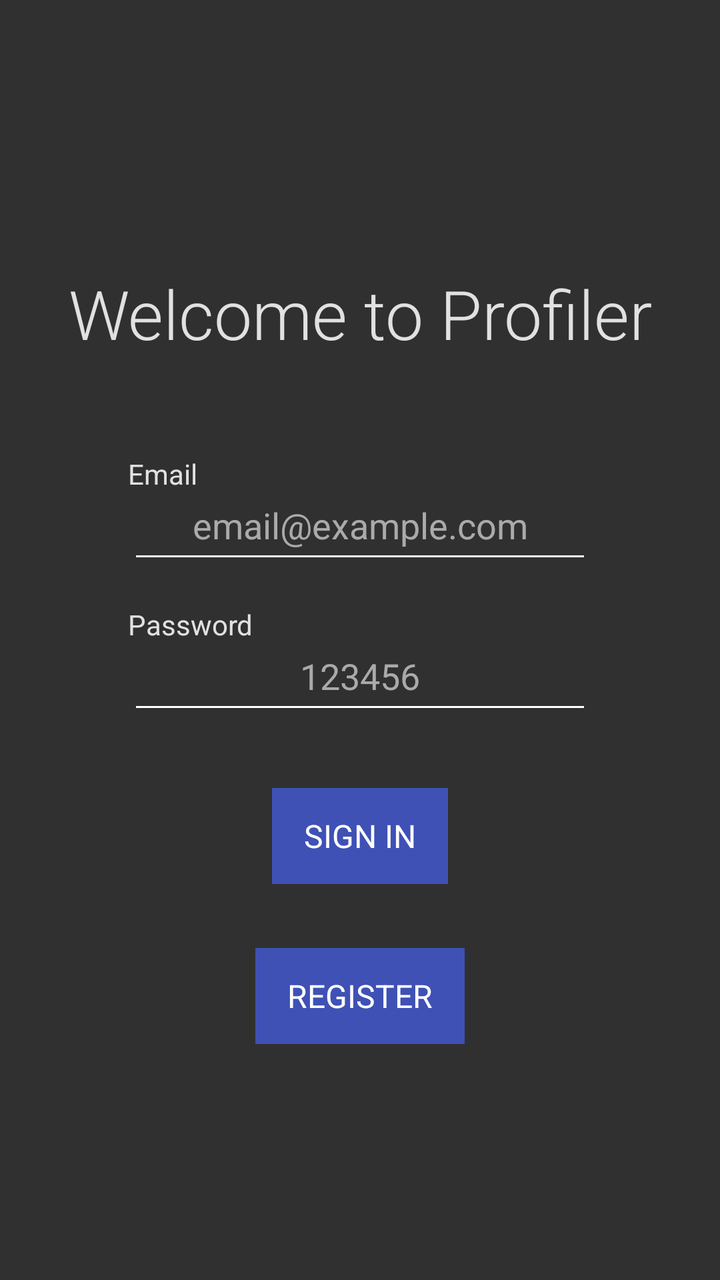
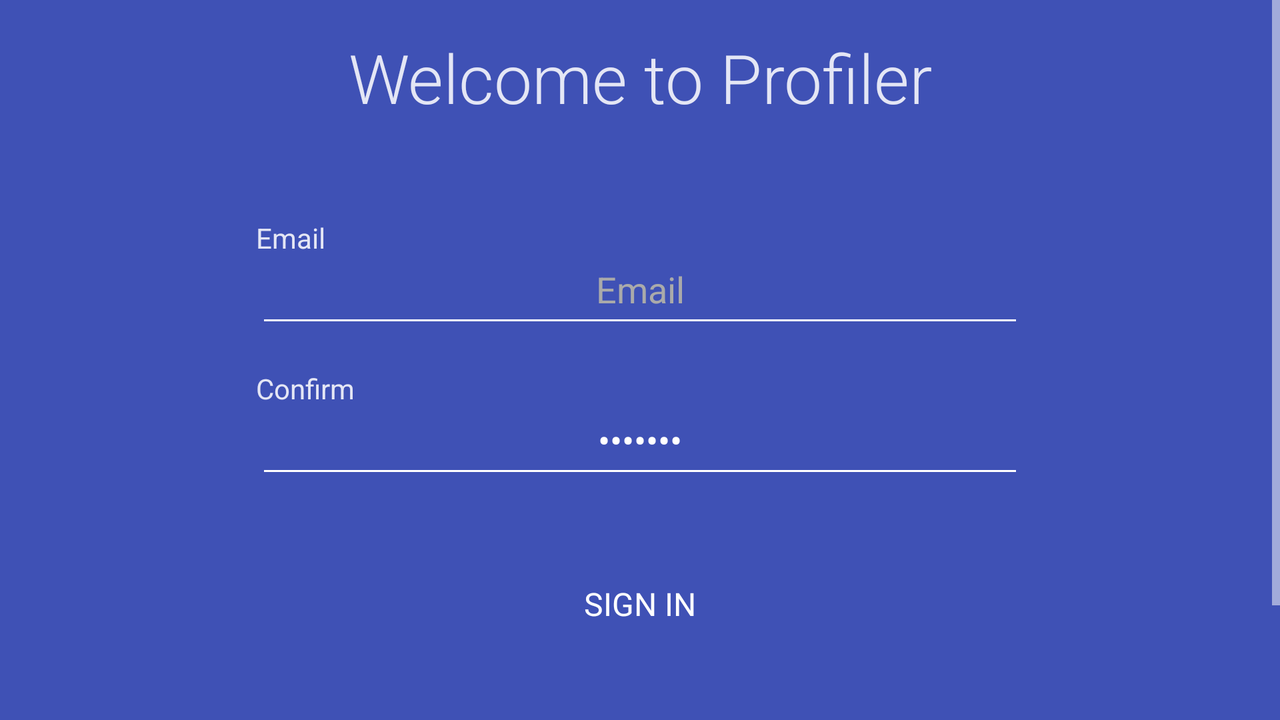

First picture: res/layout/ on a phone held upright. Second picture: the repository's own variant of that layout, on a device whose configuration matches the variant's folder. Source for both follows.
<!-- AndroidManifest.xml: application theme AppTheme -->
<!-- res/layout/fragment_login.xml -->
<FrameLayout
    xmlns:android="http://schemas.android.com/apk/res/android"
    android:id="@+id/root_login_fragment"
    android:layout_width="match_parent"
    android:layout_height="match_parent"
    >
<RelativeLayout
    android:id="@+id/cont_login_fragment_content"
    android:layout_width="match_parent"
    android:layout_height="match_parent"
    android:gravity="center">

    <TextView
        android:id="@+id/lbl_login_header"
        style="@style/Label.CredentialHeader"
        android:layout_width="match_parent"
        android:layout_height="wrap_content"
        android:layout_marginTop="16dp"
        android:gravity="center"
        android:text="@string/header_welcome" />

    <TextView
        android:id="@+id/lbl_login_email_sub"
        style="@style/Label.Sub"
        android:layout_width="match_parent"
        android:layout_height="wrap_content"
        android:layout_below="@+id/lbl_login_header"
        android:text="@string/prompt_email" />

    <EditText
        android:id="@+id/edt_login_email"
        style="@style/InputField.Credential.Email"
        android:layout_width="match_parent"
        android:layout_height="wrap_content"
        android:layout_below="@+id/lbl_login_email_sub"
        android:hint="@string/hint_email"

        />

    <TextView
        android:id="@+id/lbl_login_password_sub"
        style="@style/Label.Sub"
        android:layout_width="match_parent"
        android:layout_height="wrap_content"
        android:layout_below="@+id/edt_login_email"
        android:text="@string/prompt_password"

        />

    <EditText
        android:id="@+id/edt_login_password"
        style="@style/InputField.Credential.Password"
        android:layout_width="match_parent"
        android:layout_height="wrap_content"
        android:layout_below="@+id/lbl_login_password_sub"
        android:hint="@string/hint_password" />

    <Button
        android:id="@+id/btn_login"
        style="@style/Button.Flat.Primary"
        android:layout_width="wrap_content"
        android:layout_height="48dp"
        android:layout_below="@+id/edt_login_password"
        android:layout_centerHorizontal="true"
        android:text="@string/action_sign_in" />

    <Button
        android:id="@+id/btn_create_account"
        style="@style/Button.Flat.Primary"
        android:layout_width="wrap_content"
        android:layout_height="48dp"
        android:layout_below="@+id/btn_login"
        android:layout_centerHorizontal="true"
        android:text="@string/action_register" />



</RelativeLayout>

    <ProgressBar
        android:id="@+id/pro_login_loading"
        android:layout_width="wrap_content"
        android:layout_height="wrap_content"
        android:indeterminateTint="@color/colorAccent"
        android:visibility="invisible"
        android:layout_gravity="center"
        />

</FrameLayout>
<!-- resources referenced by this layout -->
<resources>
  <color name="colorAccent">#FF4081</color>
  <string name="action_register">Register</string>
  <string name="action_sign_in">Sign In</string>
  <string name="header_welcome">Welcome to Profiler</string>
  <string name="hint_email">email@example.com</string>
  <string name="hint_password">123456</string>
  <string name="prompt_email">Email</string>
  <string name="prompt_password">Password</string>
  <style name="Button.Flat.Primary">
          <item name="android:background">@drawable/button_flat</item>
          <item name="android:textColor">@color/colorWhite</item>
          <item name="android:layout_marginTop">32dp</item>
          <item name="android:minWidth">88dp</item>
          <item name="android:textSize">16sp</item>
          <item name="android:paddingLeft">16sp</item>
          <item name="android:paddingRight">16sp</item>
      </style>
  <style name="InputField.Credential.Email">
          <item name="android:inputType">textEmailAddress</item>
      </style>
  <style name="InputField.Credential.Password">
          <item name="android:inputType">textPassword</item>
      </style>
  <style name="Label.CredentialHeader">
          <item name="android:layout_marginBottom">32dp</item>
          <item name="android:textSize">34sp</item>
      </style>
  <style name="Label.Sub">
          <item name="android:textSize">14sp</item>
          <item name="android:fontFamily">sans-serif</item>
          <item name="android:layout_marginTop">16dp</item>
          <item name="android:layout_marginLeft">@dimen/horizontal_widget_margin</item>
          <item name="android:layout_marginRight">@dimen/horizontal_widget_margin</item>
      </style>
  <style name="AppTheme" parent="AppTheme.Base">
  
          <item name="colorPrimary">@color/colorPrimary</item>
          <item name="colorPrimaryDark">@color/colorPrimaryDark</item>
          <item name="colorAccent">@color/colorAccent</item>
          <item name="colorControlNormal">@color/colorWhite</item>
          <item name="colorControlActivated">@color/colorAccent</item>
          <item name="android:textColorPrimary">@color/colorWhite</item>
          <item name="android:textColorHint">@android:color/darker_gray</item>
          <item name="android:fontFamily">sans-serif</item>
      </style>
  <!-- drawable button_flat (drawable-v21) -->
  <?xml version="1.0" encoding="utf-8"?>
  <ripple xmlns:android="http://schemas.android.com/apk/res/android"
      android:color="@color/colorAccent"
      >
      <item>
          <color android:color="@color/colorPrimary"/>
      </item>
  </ripple>
  <color name="colorWhite">#FFFFFF</color>
  <dimen name="horizontal_widget_margin">64dp</dimen>
  <style name="AppTheme.Base" parent="Theme.AppCompat.NoActionBar" />
  <color name="colorPrimary">#3F51B5</color>
  <color name="colorPrimaryDark">#303F9F</color>
</resources>
<!-- res/layout-land/fragment_login.xml (the repository's variant of the layout above) -->
<!-- drawn on the phone turned sideways -->
<?xml version="1.0" encoding="utf-8"?>
<FrameLayout xmlns:android="http://schemas.android.com/apk/res/android"
    xmlns:tools="http://schemas.android.com/tools"
    android:id="@+id/root_login_fragment"
    android:layout_width="match_parent"
    android:layout_height="match_parent"
    android:background="@color/colorPrimary">

    <ScrollView
        android:id="@+id/scv_create_account"
        android:layout_width="match_parent"
        android:layout_height="wrap_content">

        <RelativeLayout
            android:id="@+id/cont_login_fragment_content"
            android:layout_width="match_parent"
            android:layout_height="wrap_content"
            android:gravity="center_horizontal"
            >

            <TextView
                android:id="@+id/lbl_login_header"
                style="@style/Label.CredentialHeader"
                android:layout_width="match_parent"
                android:layout_height="wrap_content"
                android:layout_marginTop="16dp"
                android:gravity="center"
                android:text="@string/header_welcome" />

            <TextView
                android:id="@+id/lbl_login_email_sub"
                style="@style/Label.Sub"
                android:layout_width="wrap_content"
                android:layout_height="wrap_content"
                android:layout_below="@+id/lbl_login_header"
                android:text="@string/prompt_email" />

            <EditText
                android:id="@+id/edt_login_email"
                style="@style/InputField.Credential.Email"
                android:layout_width="match_parent"
                android:layout_height="wrap_content"
                android:layout_below="@+id/lbl_login_email_sub"
                android:gravity="center_horizontal"
                android:hint="@string/prompt_email" />

            <TextView
                android:id="@+id/lbl_login_password_sub"
                style="@style/Label.Sub"
                android:layout_width="wrap_content"
                android:layout_height="wrap_content"
                android:layout_below="@+id/edt_login_email"
                android:text="@string/prompt_confirm" />

            <EditText
                android:id="@+id/edt_login_password"
                style="@style/InputField.Credential.Password"
                android:layout_width="match_parent"
                android:layout_height="wrap_content"
                android:layout_below="@+id/lbl_login_password_sub"
                android:gravity="center_horizontal"
                android:hint="@string/prompt_password"
                tools:text="8675308"

                />

            <Button
                android:id="@+id/btn_login"
                style="@style/Button.Flat.Primary"
                android:layout_width="wrap_content"
                android:layout_height="52dp"
                android:layout_below="@+id/edt_login_password"
                android:layout_centerHorizontal="true"
                android:layout_centerInParent="false"
                android:text="@string/action_sign_in_short" />

            <Button
                android:id="@+id/btn_create_account"
                style="@style/Button.Flat.Primary"
                android:layout_width="wrap_content"
                android:layout_height="52dp"
                android:layout_below="@+id/btn_login"
                android:layout_centerHorizontal="true"
                android:layout_marginBottom="16dp"
                android:text="@string/action_register" />

        </RelativeLayout>

    </ScrollView>

    <ProgressBar
        android:id="@+id/pro_login_loading"
        android:layout_width="wrap_content"
        android:layout_height="wrap_content"
        android:layout_gravity="center"
        android:indeterminateTint="@color/colorAccent"
        android:visibility="invisible" />

</FrameLayout>
<!-- resources referenced by the variant -->
<!-- as the phone turned sideways resolves them -->
<resources>
  <color name="colorAccent">#FF4081</color>
  <color name="colorPrimary">#3F51B5</color>
  <string name="action_register">Register</string>
  <string name="action_sign_in_short">Sign in</string>
  <string name="header_welcome">Welcome to Profiler</string>
  <string name="prompt_confirm">Confirm</string>
  <string name="prompt_email">Email</string>
  <string name="prompt_password">Password</string>
  <style name="Button.Flat.Primary">
          <item name="android:background">@drawable/button_flat</item>
          <item name="android:textColor">@color/colorWhite</item>
          <item name="android:layout_marginTop">32dp</item>
          <item name="android:minWidth">88dp</item>
          <item name="android:textSize">16sp</item>
          <item name="android:paddingLeft">16sp</item>
          <item name="android:paddingRight">16sp</item>
      </style>
  <style name="InputField.Credential.Email">
          <item name="android:inputType">textEmailAddress</item>
      </style>
  <style name="InputField.Credential.Password">
          <item name="android:inputType">textPassword</item>
      </style>
  <style name="Label.CredentialHeader">
          <item name="android:layout_marginBottom">32dp</item>
          <item name="android:textSize">34sp</item>
      </style>
  <style name="Label.Sub">
          <item name="android:textSize">14sp</item>
          <item name="android:fontFamily">sans-serif</item>
          <item name="android:layout_marginTop">16dp</item>
          <item name="android:layout_marginLeft">@dimen/horizontal_widget_margin</item>
          <item name="android:layout_marginRight">@dimen/horizontal_widget_margin</item>
      </style>
  <style name="AppTheme" parent="AppTheme.Base">
  
          <item name="colorPrimary">@color/colorPrimary</item>
          <item name="colorPrimaryDark">@color/colorPrimaryDark</item>
          <item name="colorAccent">@color/colorAccent</item>
          <item name="colorControlNormal">@color/colorWhite</item>
          <item name="colorControlActivated">@color/colorAccent</item>
          <item name="android:textColorPrimary">@color/colorWhite</item>
          <item name="android:textColorHint">@android:color/darker_gray</item>
          <item name="android:fontFamily">sans-serif</item>
      </style>
  <!-- drawable button_flat (drawable-v21) -->
  <?xml version="1.0" encoding="utf-8"?>
  <ripple xmlns:android="http://schemas.android.com/apk/res/android"
      android:color="@color/colorAccent"
      >
      <item>
          <color android:color="@color/colorPrimary"/>
      </item>
  </ripple>
  <color name="colorWhite">#FFFFFF</color>
  <!-- from res/values-land/ -->
  <dimen name="horizontal_widget_margin">128dp</dimen>
  <style name="AppTheme.Base" parent="Theme.AppCompat.NoActionBar" />
  <color name="colorPrimaryDark">#303F9F</color>
</resources>
